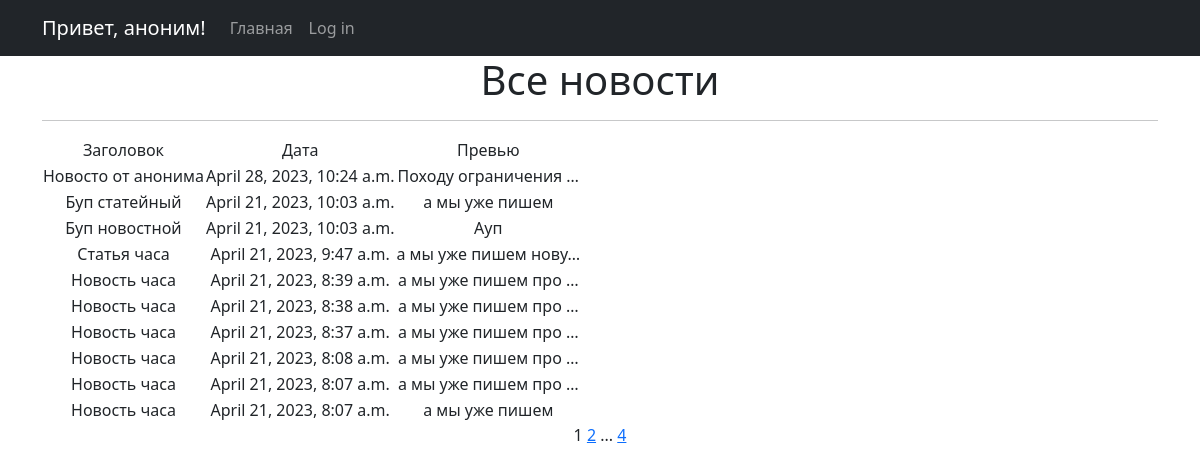
The page /news/ on the database as committed earlier.
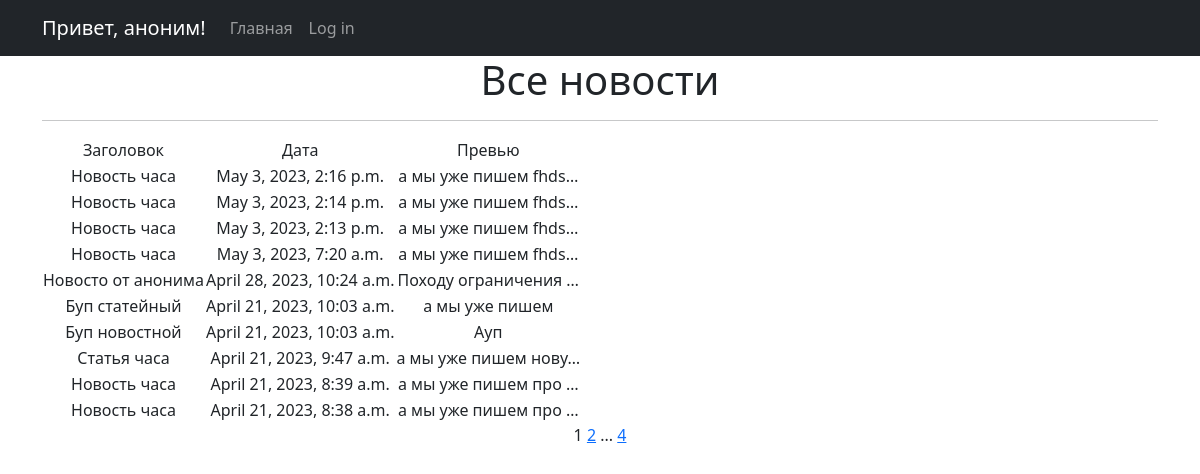
The same page on the database as committed later.
### News_Portal/models.py (models this page shows, shortened)
class Post(models.Model):
    author = models.ForeignKey(Author, on_delete=models.CASCADE)
    type = models.CharField(max_length=2, choices=TYPES, default="news")
    creation_time = models.DateTimeField(auto_now_add=True)
    category = models.ManyToManyField(Category, through="PostCategory")
    title = models.CharField(max_length=255, default="Новость часа")
    text = models.TextField(default="а мы уже пишем")
    rating = models.FloatField(default=0.0)

### News_Portal/views.py (the view)
# urls.py: path("", NewsList.as_view(), name="news_list"),
class NewsList(ListView, LoginRequiredMixin):
    model = Post
    ordering = "-creation_time"
    template_name = "news.html"
    context_object_name = "news"
    paginate_by = 10
    def get_context_data(self, **kwargs):
        context = super().get_context_data(**kwargs)
        context["time_now"] = datetime.utcnow()
        context["next_sale"] = None
        context["filterset"] = self.filterset
        context["is_not_author"] = not self.request.user.groups.filter(
            name="author"
        ).exists()
        return context
    def get_queryset(self):
        queryset = super().get_queryset()
        self.filterset = PostFilter(self.request.GET, queryset)
        return self.filterset.qs

### News_Portal/templatetags/custom_filters.py (called while the page is built)
@register.filter()
def censor(text):
    if not isinstance(text, str):
        raise ValueError("мы только тексты цензурируем в нашей редакции")
    for bad_word in BANNED_WORDS:
        if bad_word in text:
            censored = bad_word[0] + ("*" * (len(bad_word) - 1))
            text = text.replace(bad_word, censored)
        if bad_word.capitalize() in text:
            censored = bad_word[0].capitalize() + ("*" * (len(bad_word) - 1))
            text = text.replace(bad_word, censored)
    return text

### News_Portal/templates/news.html (shortened to what this page needs)
{% extends 'flatpages/default.html' %}
{% load custom_filters %}
{% block content %}
   <h1>Все новости</h1>
   <hr>
   {% if news %}
       <table>
           <tr>
               <td>Заголовок</td>
               <td>Дата</td>
               <td>Превью</td>
           </tr>
           {% for post in news %}
           <tr>
               <td>{{ post.title|censor }}</td>
               <td>{{ post.creation_time }}</td>
               <td>{{ post.text|truncatechars:20|censor }}</td>
           </tr>
           {% endfor %}
       </table>
   {% else %}
       <h2>Новостей нет!</h2>
   {% endif %}
   {{ page_obj.number }}
   {% if page_obj.has_next %}
       <a href="?page={{ page_obj.next_page_number }}">{{ page_obj.next_page_number }}</a>
       {% if paginator.num_pages != page_obj.next_page_number %}
           ...
           <a href="?page={{ page_obj.paginator.num_pages }}">{{ page_obj.paginator.num_pages }}</a>
       {% endif %}
   {% endif %}
{% endblock content %}

Rows that differ between the two databases and show on the page:
no longer on this page (row unchanged): Post: title|censor "Новость часа", creation_time "April 21, 2023, 8:37 a.m.", text|censor "а мы уже пишем про …"
no longer on this page (row unchanged): Post: title|censor "Новость часа", creation_time "April 21, 2023, 8:08 a.m.", text|censor "а мы уже пишем про …"
no longer on this page (row unchanged): Post: title|censor "Новость часа", creation_time "April 21, 2023, 8:07 a.m.", text|censor "а мы уже пишем про …"
no longer on this page (row unchanged): Post: title|censor "Новость часа", creation_time "April 21, 2023, 8:07 a.m.", text|censor "а мы уже пишем"
added Post: title|censor "Новость часа", creation_time "May 3, 2023, 2:16 p.m.", text|censor "а мы уже пишем fhds…"
added Post: title|censor "Новость часа", creation_time "May 3, 2023, 2:14 p.m.", text|censor "а мы уже пишем fhds…"
added Post: title|censor "Новость часа", creation_time "May 3, 2023, 2:13 p.m.", text|censor "а мы уже пишем fhds…"
added Post: title|censor "Новость часа", creation_time "May 3, 2023, 7:20 a.m.", text|censor "а мы уже пишем fhds…"
